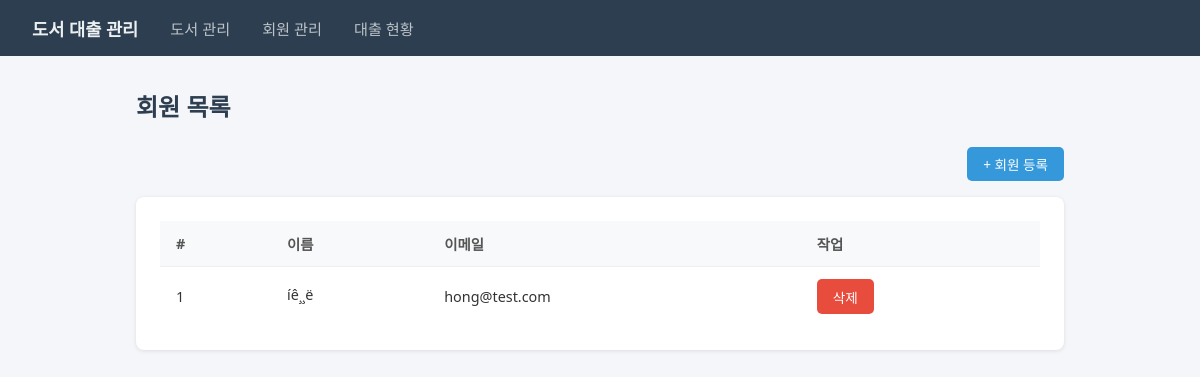
/members/, run on an earlier commit of the app's database.
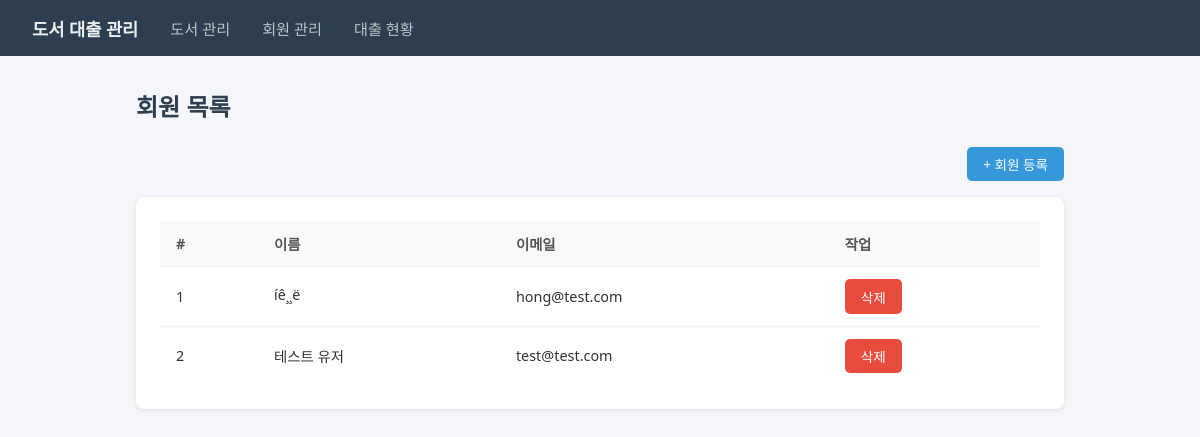
And on a later commit of the database.
### app/models/member.py (models this page shows)
class Member(Base):
    __tablename__ = "members"
    id = Column(Integer, primary_key=True, index=True)
    name = Column(String, nullable=False)
    email = Column(String, unique=True, nullable=False)

### app/routers/member_router.py (the view)
@router.get("/", response_class=HTMLResponse)
def list_members(request: Request, db: Session = Depends(get_db)):
    members = MemberService(db).get_all_members()
    return templates.TemplateResponse("members/list.html", {"request": request, "members": members, "error": None})

### app/templates/members/list.html (shortened to what this page needs)
{% extends "base.html" %}
{% block content %}
<h1>회원 목록</h1>
<div class="toolbar">
  <a class="btn btn-primary" href="/members/new">+ 회원 등록</a>
</div>
<div class="card">
  <table>
    <thead>
      <tr><th>#</th><th>이름</th><th>이메일</th><th>작업</th></tr>
    </thead>
    <tbody>
      {% for member in members %}
      <tr>
        <td>{{ member.id }}</td>
        <td>{{ member.name }}</td>
        <td>{{ member.email }}</td>
        <td>
          <form method="post" action="/members/{{ member.id }}/delete" style="display:inline"
                onsubmit="return confirm('정말 삭제하시겠습니까?')">
            <button class="btn btn-danger" type="submit">삭제</button>
          </form>
        </td>
      </tr>
      {% else %}
      <tr><td colspan="4" style="text-align:center;color:#999;">등록된 회원이 없습니다.</td></tr>
      {% endfor %}
    </tbody>
  </table>
</div>
{% endblock %}

What changed in the data, as far as the page shows it:
added Member: id "2", name "테스트 유저", email "test@test.com"
